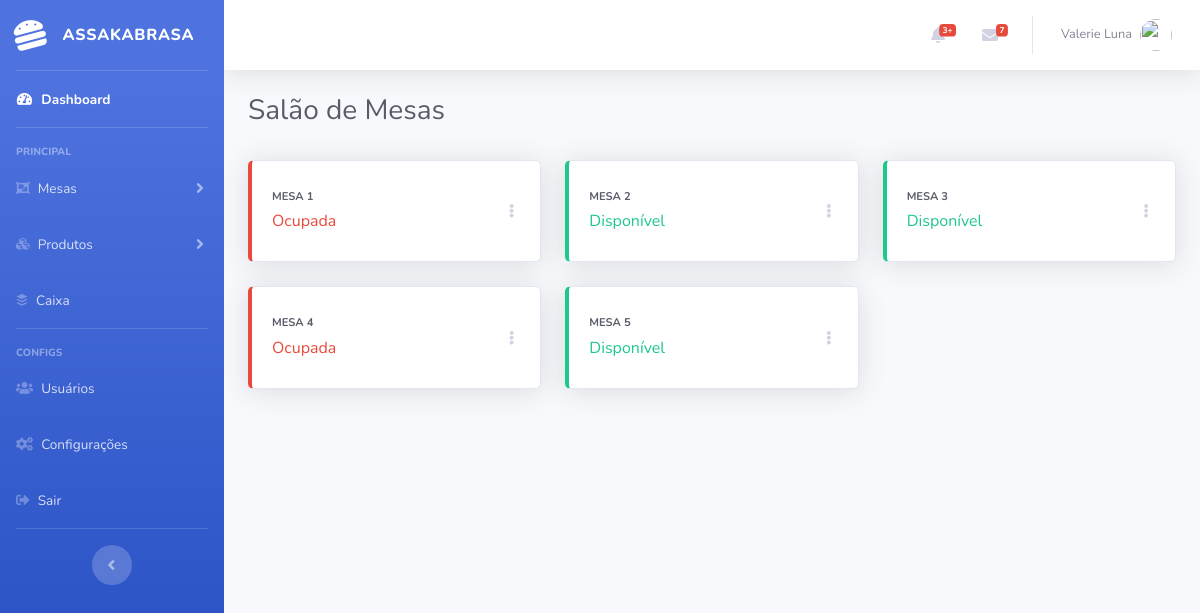
The page /mesas/salao (signed in) on the database as committed earlier.
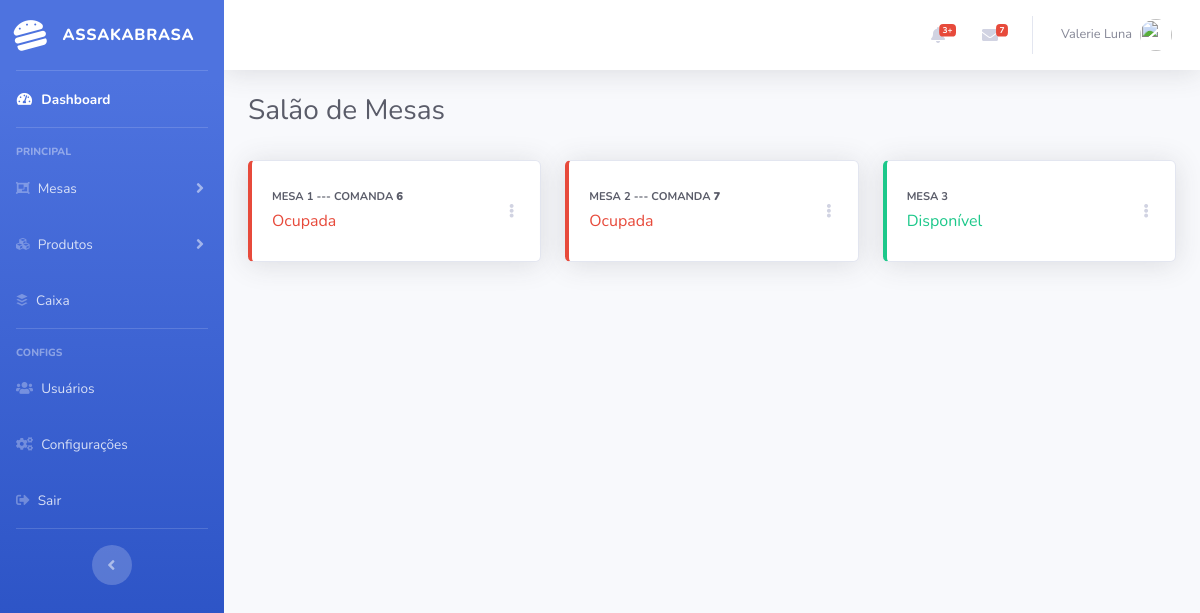
The same page on the database as committed later.
### tables this page shows
CREATE TABLE `tb_mesas` (
  `id` int(11) NOT NULL,
  `descricao` varchar(255) NOT NULL,
  `data_registro` datetime NOT NULL,
  `id_usuario` int(11) NOT NULL,
  `status` int(1) NOT NULL
);

CREATE TABLE `tb_comandas` (
  `id` int(11) NOT NULL,
  `nome_cliente` varchar(60) DEFAULT NULL,
  `data_registro` datetime NOT NULL,
  `data_pagamento` datetime DEFAULT NULL,
  `tipo_pagamento` int(2) DEFAULT NULL,
  `id_usuario` int(11) NOT NULL,
  `id_mesa` int(11) NOT NULL,
  `status` int(1) NOT NULL
);

### app/controllers/Mesas.php (called while the page is built, shortened)
<?php
	class Mesas extends Controller {
		public function __construct(){
			$this->mesaModel = $this->model('Mesa');
		}
		public function salao(){
			$mesas = $this->mesaModel->getMesas();
			$data = [
				'mesas' => $mesas
			];
			$this->view('mesas/salao', $data);
		}
	}
?>

### app/libraries/Core.php (called while the page is built, shortened)
<?php
	class Core{
		protected $currentMethod = 'index';
		public function __construct(){
			$url = $this->getUrl();
			if (file_exists("../app/controllers/" . ucwords($url[0]) . ".php")) {
				unset($url[0]);
			}
			$this->currentController = new $this->currentController();
			if (isset($url[1])) {
				if (method_exists($this->currentController, $url[1])) {
					$this->currentMethod = $url[1];
					unset($url[1]);
				}
			}
			$this->params = $url ? array_values($url) : [];
			call_user_func_array([$this->currentController, $this->currentMethod], $this->params);
		}
		public function getUrl(){
			if (isset($_GET['url'])) {
				$url = rtrim($_GET['url'], "/");
				$url = filter_var($url, FILTER_SANITIZE_URL);
				$url = explode("/", $url);
				return $url;
			}
		}
	}
?>

### public/index.php (called while the page is built, shortened)
<?php
	$init = new Core;
?>

### app/libraries/Database.php (called while the page is built, shortened)
<?php
	class Database {
		private $host = DB_HOST;
		private $user = DB_USER;
		private $pass = DB_PASS;
		private $dbname = DB_NAME;
		private $dbh;
		private $stmt;
		public function __construct() {
			$dsn = 'mysql:host=' . $this->host . ';dbname=' . $this->dbname;
			$options = array(
				PDO::ATTR_PERSISTENT => true,
				PDO::ATTR_ERRMODE => PDO::ERRMODE_EXCEPTION
			);
			try{
				$this->dbh = new PDO($dsn, $this->user, $this->pass, $options);
			} catch(PDOException $e){
				$this->error = $e->errorInfo();
				echo $this->error;
			}
		}
		public function query($sql) {
			$this->stmt = $this->dbh->prepare($sql);
		}
		public function execute() {
			return $this->stmt->execute();
		}
		public function resultSet() {
			$this->execute();
			return $this->stmt->fetchAll(PDO::FETCH_OBJ);
		}
	}
?>

### app/models/Mesa.php (called while the page is built, shortened)
<?php
	class Mesa {
		private $db;
		public function __construct() {
			$this->db = new Database;
		}
		public function getMesas() {
			$this->db->query("SELECT m.*, c.id AS id_comanda FROM tb_mesas AS m LEFT JOIN tb_comandas AS c ON c.id_mesa = m.id");
			if ($this->db->execute()) {
				return $this->db->resultSet();
			}else{
				return false;
			}
		}
	}
?>

### app/views/mesas/salao.php (the view, shortened to what this page needs)
<?php require_once APPROOT . '/views/inc/header.php'; ?>
	<div class="row">
		<div class="col-lg-12">
			<h1 class="h3 mb-2 text-gray-800">Salão de Mesas</h1>
			<div class="row">
				<div class="col-12 mt-4">
					<div class="row">
						<?php foreach ($data['mesas'] as $key => $value): ?>
							<div class="col-xl-4 col-md-6 mb-4">
								<div class="card border-left-<?php echo $value->status == 1 ? 'danger' : 'success' ?> shadow h-100 py-2">
									<div class="card-body">
										<div class="row no-gutters align-items-center">
											<div class="col mr-2">
												<div class="text-xs font-weight-bold text-gray-800 text-uppercase mb-1"><?php echo $value->descricao ?>
												<?php echo $value->status == 1 && !empty($value->id_comanda) ? " --- Comanda <b>$value->id_comanda</b>" : "" ?> </div>
												<p class="my-0 text-<?php echo $value->status == 1 ? 'danger' : 'success' ?>"><?php echo $value->status == 1 ? 'Ocupada' : 'Disponível' ?></p>
											</div>
											<div class="col-auto">
												<div class="dropdown no-arrow">
													<a class="dropdown-toggle" href="#" role="button" id="dropdownMenuLink" data-toggle="dropdown" aria-haspopup="true" aria-expanded="false">
														<i class="fas fa-ellipsis-v fa-sm fa-fw text-gray-400"></i>
													</a>
												</div>
											</div>
										</div>
									</div>
								</div>
							</div>
						<?php endforeach ?>
					</div>
				</div>
			</div>
		</div>
	</div>
<?php require_once APPROOT . '/views/inc/footer.php'; ?>

Rows that differ between the two databases and show on the page:
no longer on this page (row edited): tb_mesas: descricao "MESA 1", status "Ocupada"
no longer on this page (row edited): tb_mesas: descricao "MESA 2", status "Disponível"
removed tb_mesas: descricao "MESA 4", status "Ocupada"
removed tb_mesas: descricao "MESA 5", status "Disponível"
added tb_comandas: id_mesa.descricao "MESA 1", id "6", shows "Ocupada"
added tb_comandas: id_mesa.descricao "MESA 2", id "7", shows "Ocupada"
